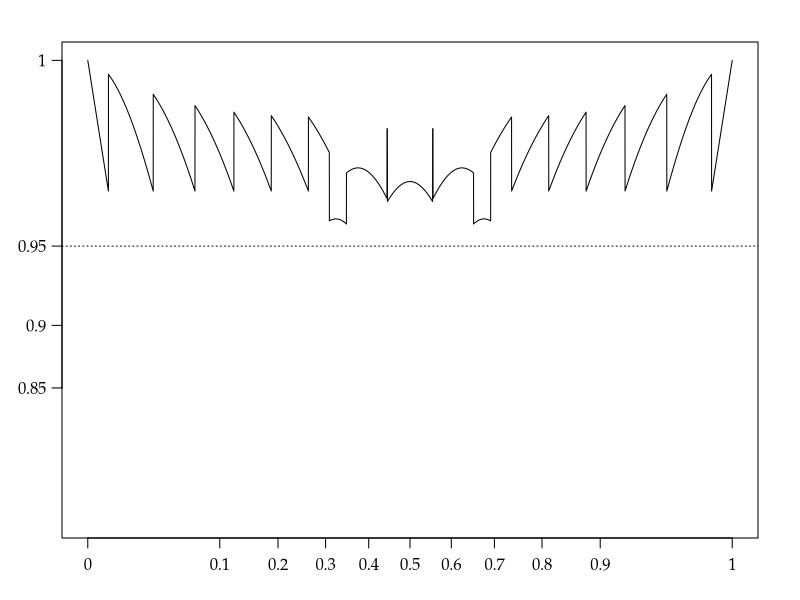

The R script that drew this image: (Note: this script raises an error after producing the figure.)
args = commandArgs()
basename = sub(".R$", "", sub("^--file=(.*/)?", "", args[grep("^--file=", args)]))
if (length(basename) != 0)
    pdf(file=paste0(basename, "_tmp.pdf"), colormodel="gray", width=7, height=3)
par(family="Palatino")
par(mgp=c(2,0.8,0)) # title and axis margins. default: c(3,1,0)
par(mar=c(3,3,2,2)+0.1) # bottom, left, top, right margins. default: c(5,4,4,2)+0.1

CI = sapply(0:10, function(y) binom.test(y,10)$conf.int)
f = function(x) {
  p = dbinom(0:10, 10, x)
  sum(p * (CI[1,] <= x & x <= CI[2,]))
}
vf = Vectorize(f)
pb = function(x) (2/pi)*asin(sqrt(x))
qb = function(z) (sin(pi*z/2))^2
curve(pb(vf(qb(x))), n=10001, ylim=c(pb(0.72),1), xlab="", ylab="", xaxt="n", yaxt="n")
abline(h=pb(0.95), lty=3)
axis(1, at=pb((0:10)/10), labels=(0:10)/10)
axis(2, at=pb(seq(0.85,1,0.05)), labels=seq(0.85,1,0.05), las=1)

dev.off()
embedFonts(paste0(basename, "_tmp.pdf"), outfile=paste0(basename, ".pdf"),
           options="-c \"<</NeverEmbed []>> setdistillerparams\" -f ")
